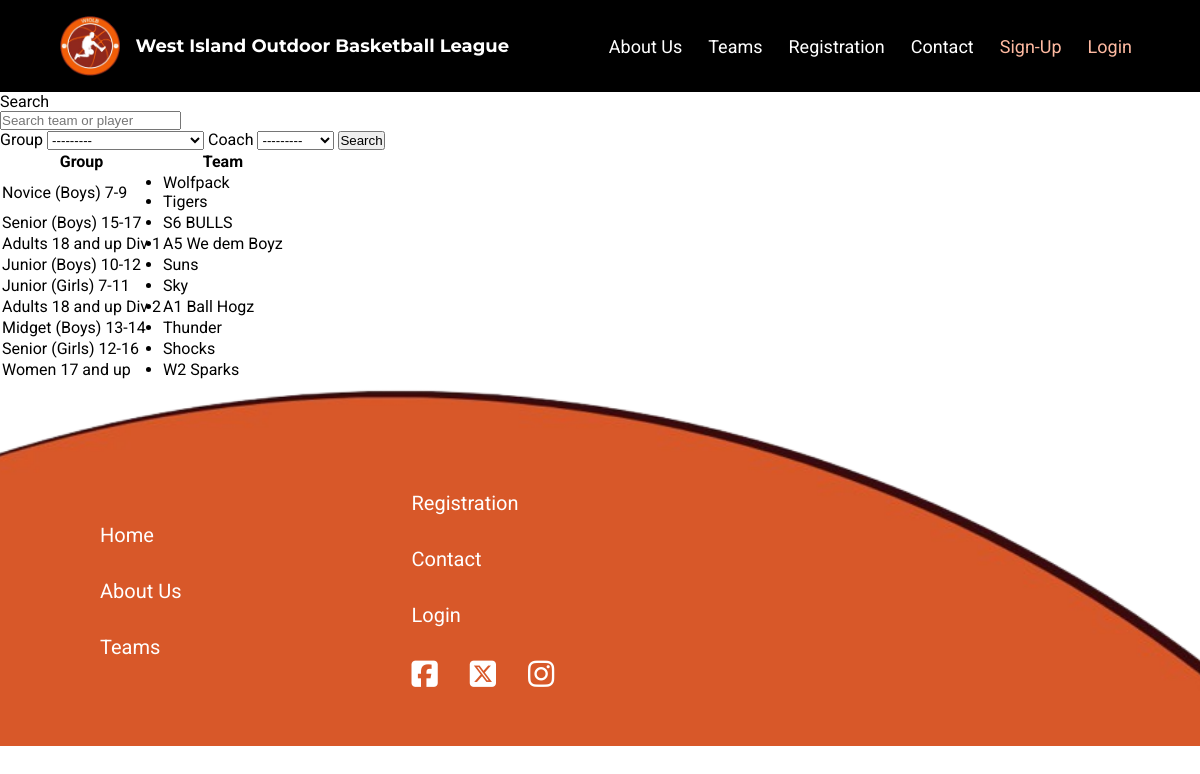
The page /wioblapp/teams/ on the database as committed earlier.
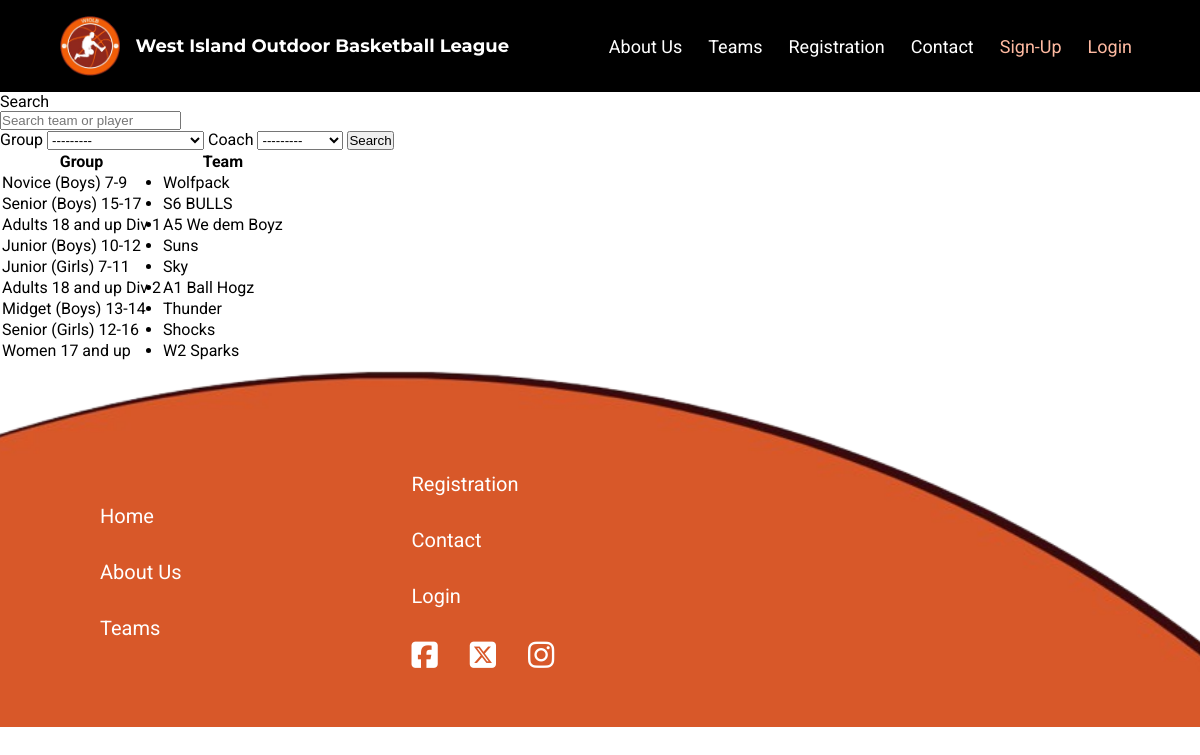
The same page on the database as committed later.
### wioblapp/models.py (models this page shows)
class RegistrationType(models.Model):
    reg_type = models.CharField("Registration Type", max_length=50, primary_key=True)
    description = models.CharField("Description", max_length=300)
    cost = models.IntegerField("Cost")
    def __str__(self):
        return str(self.reg_type)

class Team(models.Model):
    name = models.CharField("Team Name", max_length=20, primary_key=True)
    coaches = models.ManyToManyField(UserAccount, related_name="teams", blank=True)
    place = models.IntegerField("Place", default=0)
    group = models.ForeignKey(RegistrationType, on_delete=models.CASCADE, related_name="teams", blank=True, null=True)
    color = models.CharField("Team Color", max_length=7, blank=True, null=True)
    def __str__(self):
        return f"{self.name}"

### wioblapp/views.py (the view, shortened to what this page needs)
# urls.py: path("teams/", views.teams, name="teams"),
def teams(request):
    filter_teams_form = FilterTeamsForm(request.GET)
    groups = RegistrationType.objects.all()
    teams = Team.objects.all()
    players = Player.objects.all()
    context = {
        "filter_teams_form": filter_teams_form,
        "groups": groups,
        "teams": teams,
        "players": players,
    }
    return render(request, "teams.html", context)

### wioblapp/forms.py
class FilterTeamsForm(forms.Form):
    search = forms.CharField(max_length=100,
                              required=False,
                              widget=forms.TextInput(attrs={'placeholder': 'Search team or player'}))
    group = forms.ModelChoiceField(label="Group",
                                   queryset=RegistrationType.objects.all(),
                                   required=True,
                                   widget=forms.Select())
    coach = forms.ModelChoiceField(label="Coach",
                             queryset=UserAccount.objects.filter(role="Coach"),
                             required=False,
                             widget=forms.Select())

### wioblapp/models.py (called while the page is built)
    def __str__(self):
        return self.username

### wioblapp/templates/teams.html (shortened to what this page needs)
{% extends 'base.html' %}
{% load static %}
{% block content %}
    <form action="{% url 'teams' %}" method="GET">
        {% for field in filter_teams_form %}
            {{ field.label }}
            {{ field }}
        {% endfor %}
        <button type="submit" name="search_btn">Search</button>
    </form>
    {% if filter_teams_form.group.value %}
    <h5>Team {{ filter_teams_form.group.value }}'s Table:</h5>
        {% if teams %}
        <table>
            <thead>
                <tr>
                    <th>Team</th>
                    <th>Coaches</th>
                    <th>Players</th>
                </tr>
            </thead>
            <tbody>
            {% for team in teams %}
                <tr>
                    <td>{{ team }}</td>
                    <td>
                        {% if team.coaches.all %}
                        <ul>
                            {% for coach in team.coaches.all %}
                                <li>{{ coach }}</li>
                            {% endfor %}
                        </ul>
                        {% else %}
                            <p>Not assigned coaches yet</p>
                        {% endif %}
                    </td>
                    <td>
                        {% if players.all %}
                        <ul>
                            {% for player in players.all %}
                                {% if player.team_name == team %}
                                    <li>{{ player }}</li>
                                {% endif %}
                            {% endfor %}
                        </ul>
                        {% else %}
                            <p>Not assigned players yet</p>
                        {% endif %}
                    </td>
                    <td>
                        {% if team.place == 0 %}
                            <p>N/A</p>
                        {% else %}
                            {{ team.place }}
                        {% endif %}
                    </td>
                    <td>
                        <form action="{% url 'team_schedule' team %}" method="POST">
                            {% csrf_token %}
                            <button type="submit" name="schedule">Schedule</button>
                        </form>
                    </td>
                </tr>
            {% endfor %}
            </tbody>
        </table>
        {% else %}
            <p>No Teams or Players Found</p>
        {% endif %}
    {% else %}
    <table>
        <thead>
            <tr>
                <th>Group</th>
                <th>Team</th>
            </tr>
        </thead>
        <tbody>
        {% for group in groups %}
            <tr>
                <td>{{ group }}</td>
                <td>
                    <ul>
                    {% for team in teams %}
                        {% if team.group == group %}
                            <li>{{ team }}</li>
                        {% endif %}
                    {% endfor %}
                    </ul>
                </td>
            </tr>
        {% endfor %}
        </tbody>
    </table>
    {% endif %}
{% endblock %}

Rows that differ between the two databases and show on the page:
removed Team: name "Tigers", shown under RegistrationType "Novice (Boys) 7-9"
